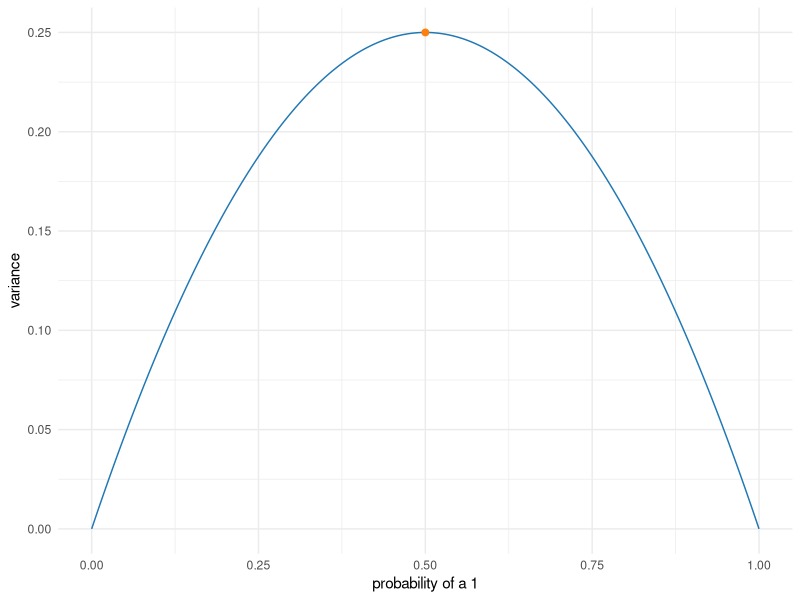

The R source for this figure:
## ---- chunk 1
#| label: bernoulli-variance-r-alt
#| include: false
fig_alt <- paste(
  "A dome-shaped curve of the variance of a Bernoulli random variable",
  "against its probability, for probabilities from 0 to 1.",
  "The curve is 0 at both ends",
  "and peaks at 0.25 when the probability is 0.5,",
  "which a dot marks."
)
## ---- chunk 2
#| label: bernoulli-variance-r
#| code-fold: false
#| fig-alt: !expr fig_alt
#| fig-width: 6
#| fig-height: 3.5
library(ggplot2)

prob <- seq(0, 1, length.out = 201)
bernoulli <- data.frame(prob = prob, variance = prob * (1 - prob))
mid <- data.frame(prob = 0.5, variance = 0.5 * (1 - 0.5))

ggplot(bernoulli, aes(x = prob, y = variance)) +
  geom_line(colour = "#1f77b4") +
  geom_point(data = mid, colour = "#ff7f0e", size = 2) +
  labs(x = "probability of a 1", y = "variance") +
  theme_minimal()
